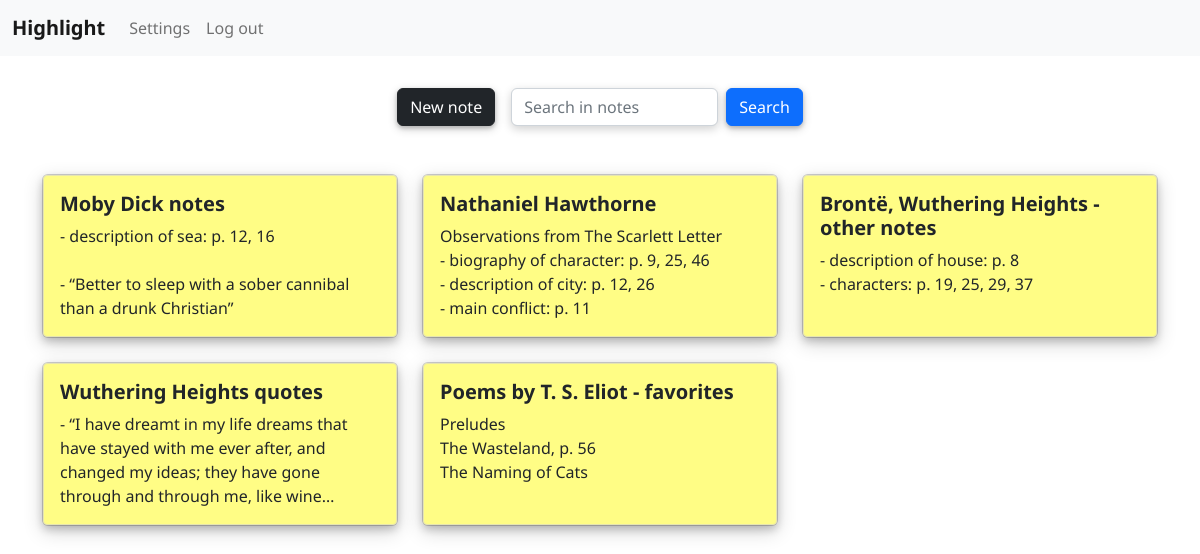
The app's page /highlight/ (signed in) with its own data.
### highlight/models.py (models this page shows, shortened)
class Note(models.Model):
    user_id = models.ForeignKey(settings.AUTH_USER_MODEL, on_delete=models.CASCADE, related_name="notes")
    title = models.CharField(max_length=64)
    author = models.CharField(max_length=128, null=True, blank=True)
    book_title = models.CharField(max_length=128, null=True, blank=True)
    publisher = models.CharField(max_length=64, null=True, blank=True)
    year = models.IntegerField(null=True, blank=True)
    content = models.TextField(max_length=8500)
    timestamp = models.DateTimeField(auto_now_add=True)

### highlight/views.py (the view)
# urls.py: path("", views.index, name="index"),
def index(request):
    if not request.user.is_authenticated:
        return HttpResponseRedirect(reverse("login"))
    form = NoteForm
    user = request.user
    notes = user.notes.all().order_by("-timestamp")
    return render(request, "highlight/index.html", {
        "form": form,
        "notes": notes
    })

### highlight/templates/highlight/index.html (shortened to what this page needs)
{% extends "highlight/layout.html" %}
{% load crispy_forms_tags %}
{% block body %}
    <div>
        <div class="d-flex flex-row mb-3 justify-content-center">
            <div class="p-2">
                <button type="button" class="btn btn-dark" id="addButton" data-bs-toggle="modal" data-bs-target="#noteModal">New note</button>
            </div>
            <div class="p-2">
                <form action="{% url 'search' %}" class="d-flex" role="search">
                    <input class="form-control me-2" name="search-bar" type="search" placeholder="Search in notes" aria-label="Search" required>
                    <button class="btn btn-primary" type="submit">Search</button>
                </form>
            </div>
        </div>
        <br>
        <div class="container">
            <div class="row row-cols-1 row-cols-md-3 g-4">
                {% for note in notes %}
                <div class="col">
                    <div class="card h-100" id="card" data-id="{{note.id}}" style="cursor: pointer;">
                        <div class="card-body">
                            <h5 class="card-title"><b>{{note.title}}</b></h5>
                            <p class="card-text">{{note.content|linebreaksbr}}</p>
                        </div>
                    </div>
                </div>
                {% endfor %}
            </div>
        </div>
    </div>
{% endblock %}

### static/highlight/styles.css (style rules this page uses)
body { font-family: 'Noto Sans'; }
.btn { box-shadow: 0 2px 4px 0 #00000033, 0 3px 10px 0 #00000030; }
.form-control { box-shadow: 0 3px 10px 0 #00000030; }
.card-body { background-color: #fffd85; border: 1px solid #e6e5b0; border-radius: 4px; box-shadow: 0 4px 8px 0 #00000033, 0 6px 20px 0 #00000030; }
.card-text { -webkit-line-clamp: 4; overflow: hidden; text-overflow: ellipsis; display: -webkit-box; -webkit-box-orient: vertical; }

### records on screen
Note: title "Moby Dick notes", content "- description of sea: p. 12, 16 - “Better to sleep with a sober cannibal than a drunk Christian”"
Note: title "Nathaniel Hawthorne", content "Observations from The Scarlett Letter - biography of character: p. 9, 25, 46 - description of city: p. 12, 26 - main conflict: p. 11"
Note: title "Brontë, Wuthering Heights - other notes", content "- description of house: p. 8 - characters: p. 19, 25, 29, 37"
Note: title "Wuthering Heights quotes", content "- “I have dreamt in my life dreams that have stayed with me ever after, and changed my ideas; they have gone through and through me, like…"
Note: title "Poems by T. S. Eliot - favorites", content "Preludes The Wasteland, p. 56 The Naming of Cats"
